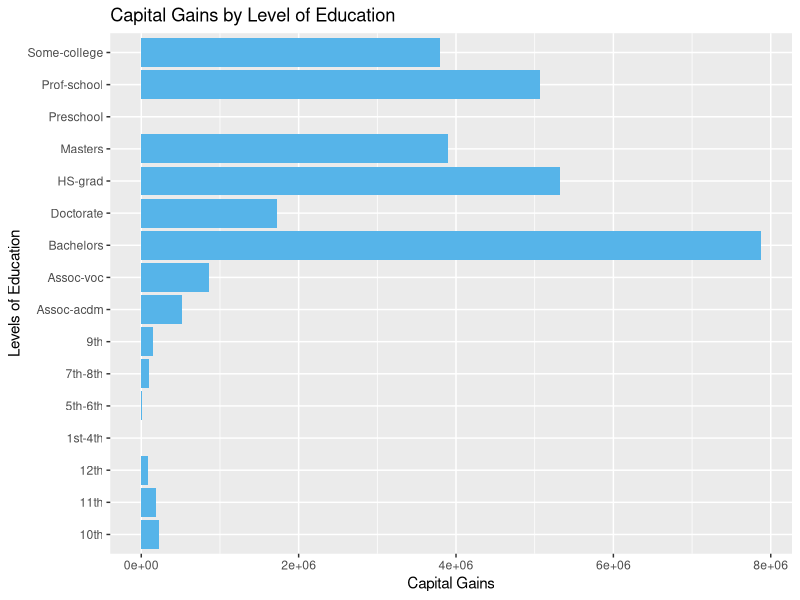
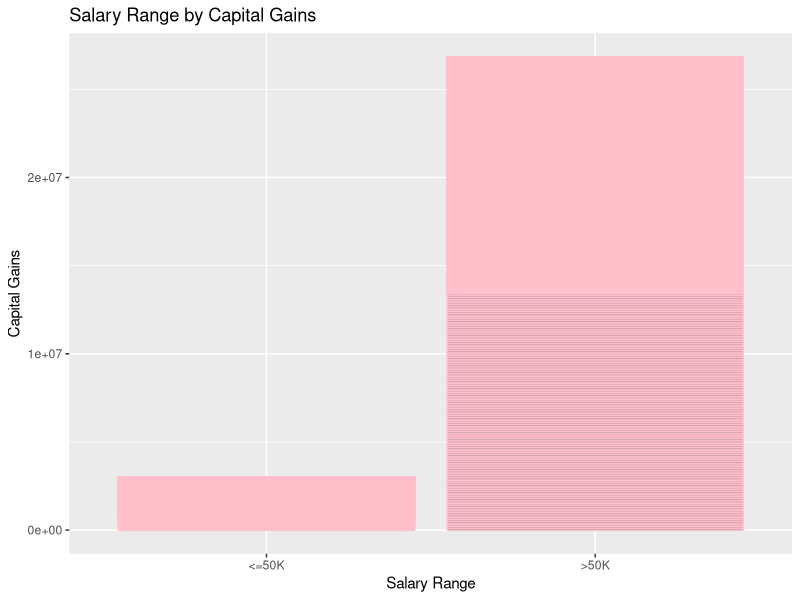
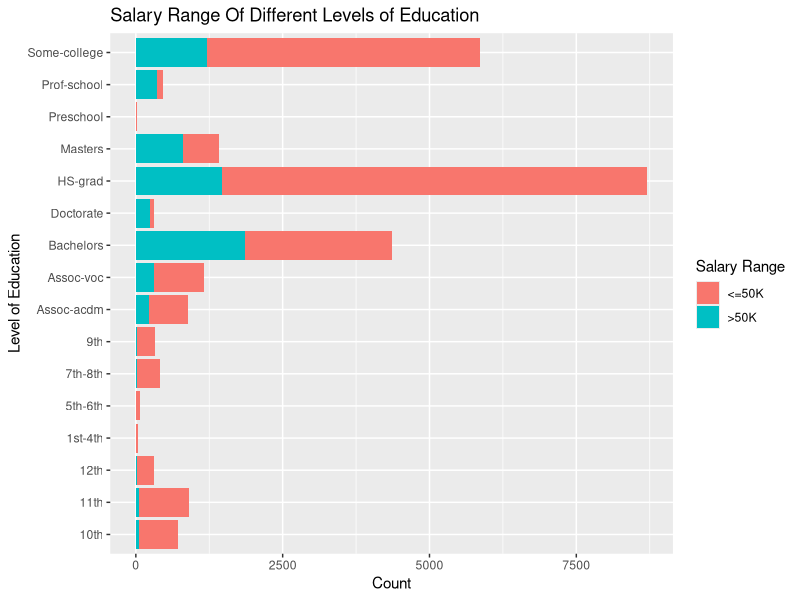
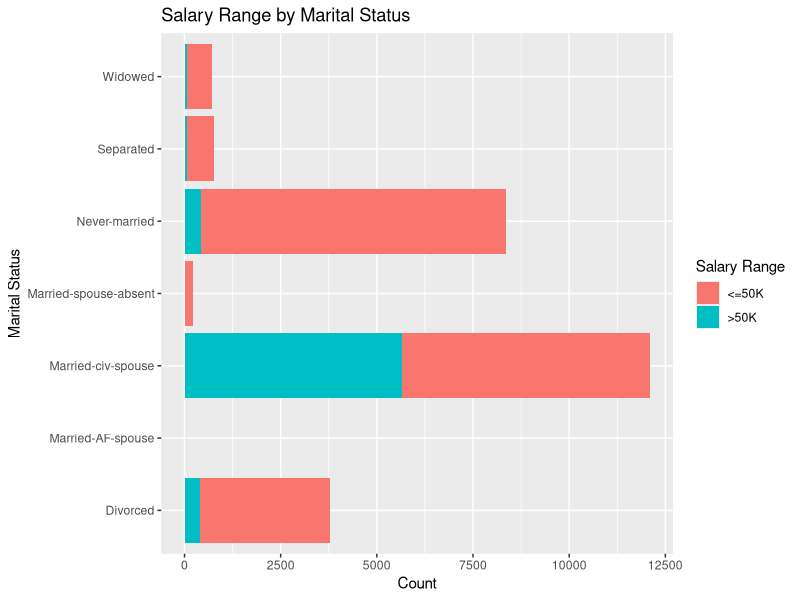

Recreate these plots in R, in order.
## ---- chunk 1
census <- read.csv("Census664.csv", header = T)
census
## ---- chunk 2
library(ggplot2)

B111 <- ggplot(data=census, aes(x=census$education, y=census$capital.gain)) + geom_bar(stat="identity",  fill="#56B4E9") + 
  coord_flip() + labs(title = "Capital Gains by Level of Education", y ="Capital Gains", x=    "Levels of Education")

B111
## ---- chunk 3

library(ggplot2)

A <- ggplot(data=census, aes(x=census$income, y=census$capital.gain)) + geom_bar(stat="identity", color="pink") + 
  labs(title = "Salary Range by Capital Gains", y ="Capital Gains", x= "Salary Range")

A
## ---- chunk 4
library(ggplot2)

B <- ggplot(census, aes(x = census$education, fill=census$income)) + geom_bar() + labs(title = "Salary Range Of Different Levels of Education", y = "Count", x = "Level of Education", fill = "Salary Range") +coord_flip()
  
B
## ---- chunk 5
library(ggplot2)

C <- ggplot(census, aes(x = census$marital.status, fill=census$income)) + geom_bar() + labs(title = "Salary Range by Marital Status", y = "Count", x = "Marital Status", fill = "Salary Range") +coord_flip()
  
C
